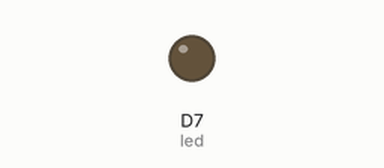
Simulated run of this sketch. Board: Particle Photon. On the bench: output pins drawn as LEDs (lit = HIGH). Random numbers use the default seed unless the sketch sets one.

Above: at 15.0 s.
Timing chart, 0 to 39.0 s (numbered marks = the images above):
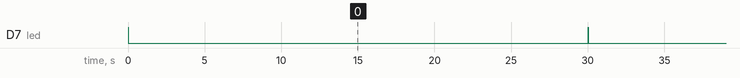

The sketch:

webhooks-test.ino
```cpp
/*
* Sample code from the Particle webhooks example
* To test that connections are set up correctly..
*/


int led = D7; //LED pin


void setup()
{
    pinMode(led, OUTPUT);

}


void loop()
{
  // Make some random data
  String data = String(random(10,50));

  // Turn the LED on to indicate transmitting data
  digitalWrite(led, HIGH);

  // Trigger the integration
  Particle.publish("Temperature", data, PRIVATE);

  // Turn the LED off to indicate complete
  digitalWrite(led, LOW);

  // Wait 30 seconds
  delay(30000);
}
  
```

Measured:
- by itself, D7 (led): alternates HIGH for 0.02 s and LOW for 30.0 s
